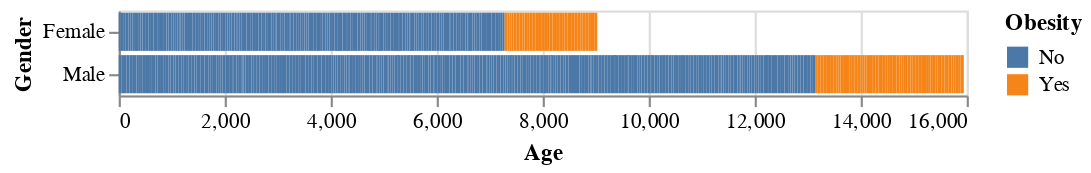

The code cell stored with this chart in its notebook:
### Code cell
alt.Chart(df).mark_bar().encode(
    x = 'Age',
    y = 'Gender',
    color = 'Obesity')

### Figure 1 — Vega-Lite specification as saved in the notebook (floating-point values rounded to 4 significant figures; data arrays with more than 128 entries replaced by an {"elided": "..."} marker saying what was removed)
{"config": {"view": {"continuousWidth": 400, "continuousHeight": 300}}, "data": {"name": "data-290519a2df70c7d4318ddaa46277ef3d"}, "mark": "bar", "encoding": {"color": {"type": "nominal", "field": "Obesity"}, "x": {"type": "quantitative", "field": "Age"}, "y": {"type": "nominal", "field": "Gender"}}, "$schema": "https://vega.github.io/schema/vega-lite/v4.8.1.json", "datasets": {"data-290519a2df70c7d4318ddaa46277ef3d": {"elided": "520 records"}}}
